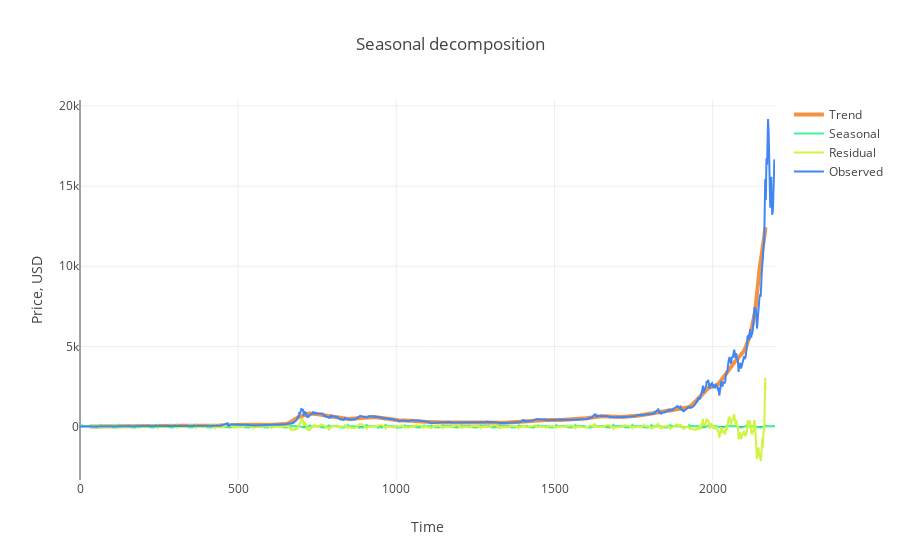

Notebook code cell kept with this figure:
### Code cell
trace1 = go.Scatter(x = np.arange(0, len(s.trend), 1),y = s.trend,mode = 'lines',name = 'Trend',
    line = dict(color = ('rgb(244, 146, 65)'), width = 4))
trace2 = go.Scatter(x = np.arange(0, len(s.seasonal), 1),y = s.seasonal,mode = 'lines',name = 'Seasonal',
    line = dict(color = ('rgb(66, 244, 155)'), width = 2))

trace3 = go.Scatter(x = np.arange(0, len(s.resid), 1),y = s.resid,mode = 'lines',name = 'Residual',
    line = dict(color = ('rgb(209, 244, 66)'), width = 2))

trace4 = go.Scatter(x = np.arange(0, len(s.observed), 1),y = s.observed,mode = 'lines',name = 'Observed',
    line = dict(color = ('rgb(66, 134, 244)'), width = 2))

data = [trace1, trace2, trace3, trace4]
layout = dict(title = 'Seasonal decomposition', xaxis = dict(title = 'Time'), yaxis = dict(title = 'Price, USD'))
fig = dict(data=data, layout=layout)
py.iplot(fig, filename='seasonal_decomposition')

### Figure 1 — Plotly figure (JSON) as saved in the notebook; plotly's stock layout.template omitted (floating-point values rounded to 4 significant figures; data arrays with more than 128 entries replaced by an {"elided": "..."} marker saying what was removed)
{"data": [{"line": {"color": "rgb(244, 146, 65)", "width": 4}, "mode": "lines", "name": "Trend", "type": "scatter", "x": {"elided": "2198 int values"}, "y": {"elided": "2198 float values"}}, {"line": {"color": "rgb(66, 244, 155)", "width": 2}, "mode": "lines", "name": "Seasonal", "type": "scatter", "x": {"elided": "2198 int values"}, "y": {"elided": "2198 float values"}}, {"line": {"color": "rgb(209, 244, 66)", "width": 2}, "mode": "lines", "name": "Residual", "type": "scatter", "x": {"elided": "2198 int values"}, "y": {"elided": "2198 float values"}}, {"line": {"color": "rgb(66, 134, 244)", "width": 2}, "mode": "lines", "name": "Observed", "type": "scatter", "x": {"elided": "2198 int values"}, "y": {"elided": "2198 float values"}}], "layout": {"title": "Seasonal decomposition", "xaxis": {"title": "Time"}, "yaxis": {"title": "Price, USD"}}}
